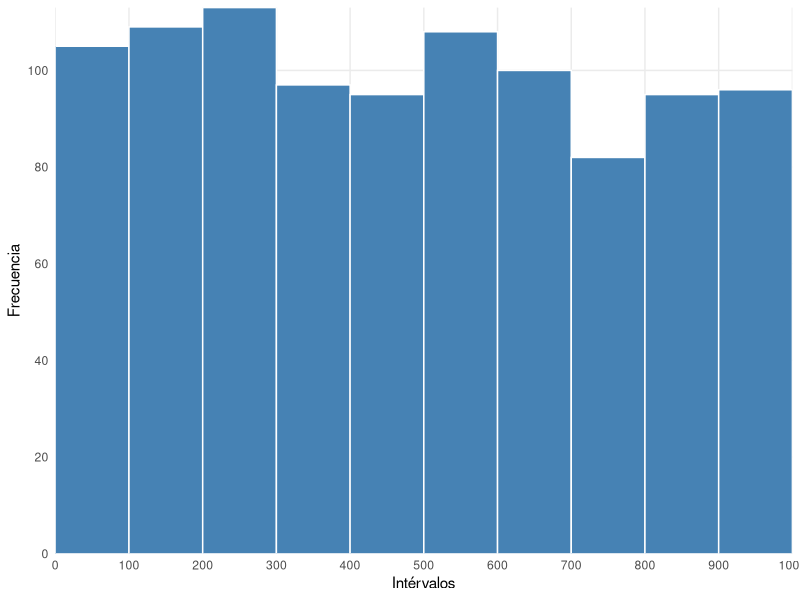

The R script that drew this image: (Note: this script raises an error after producing the figure.)
## ---- chunk 1
knitr::opts_chunk$set(echo = FALSE)

#Instalación de las libreriás requeridas
library(ggplot2)
library(dplyr)
library(GGally)
library(xtable)
library(knitr)
library(forcats)
library(tidyr)
library(modeest)
library(kableExtra)
## ---- chunk 2
poblacion <- sample(0:1000, 1000, replace = TRUE)
## ---- chunk 3
library(readr)
info <- read_csv("datos.csv", col_types = cols(.default = col_integer()))
datos <- as.numeric(unlist(info))
## ---- chunk 4
prom <- mean(datos)
## ---- chunk 5
muestra1 <- sample(datos, size = 10, replace = FALSE)
## ---- chunk 6
muestra2 <- sample(datos, size = 10, replace = FALSE)
muestra3 <- sample(datos, size = 10, replace = FALSE)
muestra4 <- sample(datos, size = 10, replace = FALSE)
muestra5 <- sample(datos, size = 10, replace = FALSE)
## ---- chunk 7
prom1 <- mean(muestra1)
## ---- chunk 8
prom2 <- mean(muestra2)
prom3 <- mean(muestra3)
prom4 <- mean(muestra4)
prom5 <- mean(muestra5)
## ---- chunk 9
med <- median(datos)
mod <- mfv(datos)
## ---- chunk 10
ancho <- (max(datos) - min(datos))/10

cortes <- seq(min(datos), max(datos), by = ancho)
etiquetas <- character(length(cortes)-1)
etiquetas[1] <- paste0("[", round(cortes[1], 2), ", ", round(cortes[2], 2), "]")
if(length(cortes) > 2) {
  for(i in 2:(length(cortes)-1)) {
    etiquetas[i] <- paste0("(", round(cortes[i], 2), ", ", round(cortes[i+1], 2), "]")
  }
}
intervalos <- cut(datos, breaks = cortes, labels = etiquetas, include.lowest = TRUE, right = TRUE)

frec_abs <- table(intervalos)
frec_rel <- prop.table(frec_abs)
frec_abs_acum <- cumsum(frec_abs)
frec_rel_acum <- cumsum(frec_rel)

tabla_frecuencias_commercial <- data.frame(
  Intervalo = levels(intervalos),
  "F Absoluta" = as.numeric(frec_abs),
  "F Relativa" = round(as.numeric(frec_rel), 2),
  "F Abs Acum" = as.numeric(frec_abs_acum),
  "F Rel Acum" = round(as.numeric(frec_rel_acum), 2)
)

knitr::kable(tabla_frecuencias_commercial, 
             caption = "Frecuencia de los datos",
             align = c('l', 'c', 'c', 'c', 'c'))

## ---- chunk 11
cortes <- seq(0, 1000, by = 100)
histograma <- ggplot(data.frame(datos = datos), aes(x = datos)) +
  geom_histogram(breaks = cortes, fill = "steelblue", color = "white", boundary = 0) +
  labs(x = "Intérvalos", y = "Frecuencia") +
  scale_x_continuous(limits = c(0, 1000), breaks = seq(0, 1000, by = 100), expand = c(0, 0)) +
  scale_y_continuous(limits = c(0, NA) ,breaks = seq(0, 140, by = 20), expand = c(0, 0)) +
  theme_minimal() +
  theme(panel.grid.minor = element_blank())

ggsave( filename = "figura1.png", plot = histograma,
  width = 6, height = 4, dpi = 150
)
## ---- chunk 12
knitr::include_graphics("prom_muestrales.png")
